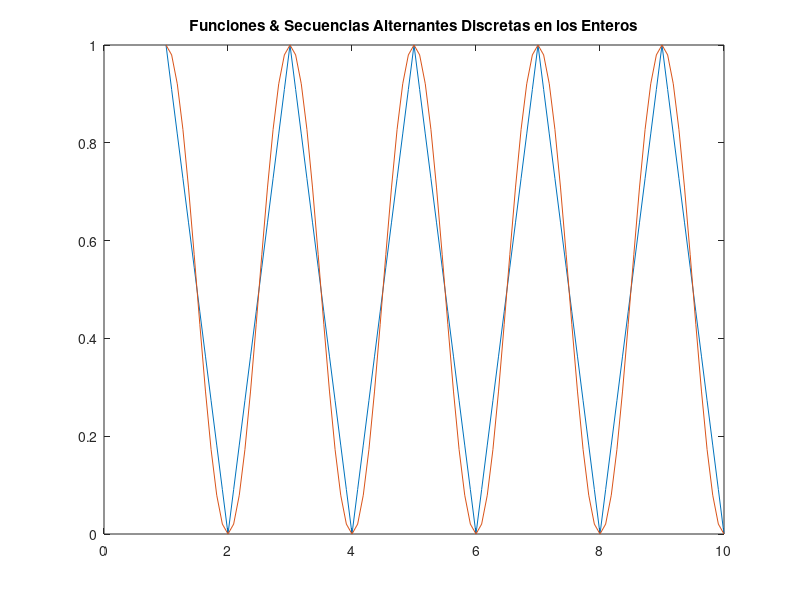

Write the MATLAB code that produced this figure.
close all; clear all; clc;
x=1:10
y=2*abs(x/2-floor(x/2+1/2))
y2=(1-cos(x*pi))/2
y3=(1-(-1).^x)/2
transpose([x ; y; y2; y3])
%%%%%%%%%%%%%%%%%%%%%%%%%%%%%%%%%
x=linspace(1,10,100);
y=2*abs(x/2-floor(x/2+1/2));
y2=(1-cos(x*pi))/2;
y3=(1-(-1).^x)/2;
x3=x(imag(y3)==0)
y3=y(imag(y3)==0)
plot(x,y,x,y2,x3,y3)
title("Funciones & Secuencias Alternantes Discretas en los Enteros")
